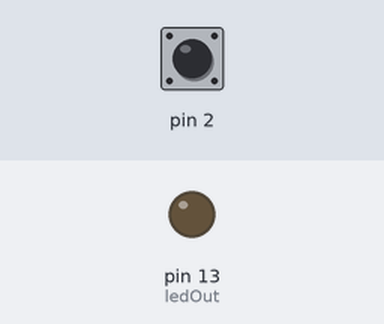
The sketch below on a simulated Arduino Uno, built with avr-gcc and run on an emulated ATmega328P. Shown: output pins drawn as LEDs (lit = HIGH). Inputs (shaded band) come from the test bench; at power-on: pin 2 HIGH. What the sketch prints to the serial monitor is not drawn.

Above: at 1.2 s.
1.3 s: pin 2 pulsed LOW 2 times (0.12 s each, 0.3 s apart)
At 2.5 s:
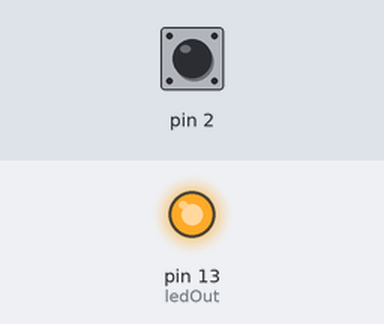
Timing chart, 0 to 5.5 s (numbered marks = the images above; inputs shaded):
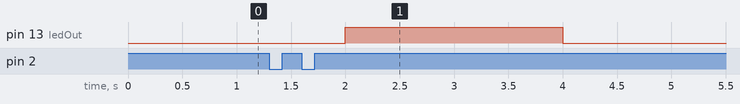

Measured:
- after the input at 1.3 s, pin 13 (ledOut): LOW → HIGH after 0.70 s, → LOW 2.0 s later

The sketch:

BLISSsensors.ino
```cpp
#include <MsTimer2.h>           //Timer interrupt function library
int pbIn = 0;                    // Define interrupt 0 that is digital pin 2
int ledOut = 13;                 // Define the indicator LED pin digital pin 13
int number=0;                    //Interrupt times
volatile int state = LOW;         // Defines the indicator LED state, the default is not bright

void setup()
{
   Serial.begin(9600);
   pinMode(ledOut, OUTPUT);//
   attachInterrupt(pbIn, stateChange, FALLING); // Set the interrupt function, interrupt pin is digital pin D2, interrupt service function is stateChange (), when the D2 power change from high to low , the trigger interrupt.
   MsTimer2::set(1000, Handle); // Set the timer interrupt function, running once Handle() function per 1000ms
   MsTimer2::start();//Start timer interrupt function

}

void loop()
{
  Serial.println(number); // Printing the number of times of interruption, which is convenient for debugging.
  delay(1);
  if(state == HIGH)  //When a moving object is detected, the ledout is automatically closed after the light 2S, the next trigger can be carried out, and No need to reset. Convenient debugging.
  {
    delay(2000);
    state = LOW;
    digitalWrite(ledOut, state);    //turn off led
  }

}


void stateChange()  //Interrupt service function
{
  number++;  //Interrupted once, the number + 1
}

void Handle()   //Timer service function
{
  if(number>1)  //If in the set of the interrupt time the number more than 1 times, then means have detect moving objects,This value can be adjusted according to the actual situation, which is equivalent to adjust the threshold of detection speed of moving objects.
  {
    state = HIGH;
    digitalWrite(ledOut, state);    //light led
    number=0;   //Cleare the number, so that it does not affect the next trigger
  }
  else
    number=0;   //If in the setting of the interrupt time, the number of the interrupt is not reached the threshold value, it is not detected the moving objects, Cleare the number.
}
```
